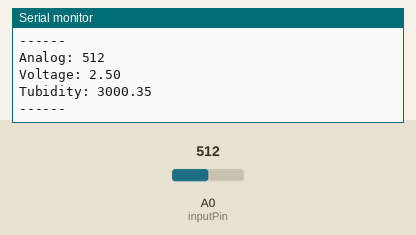
This sketch was run on a simulated Arduino Uno, built with avr-gcc and run on an emulated ATmega328P. Parts: the last lines printed to the serial monitor. Inputs (shaded band) come from the test bench; at power-on: A0 (inputPin) = 512.

Above: at 1.3 s.
1.4 s: A0 (inputPin) set to 716
At 1.84 s:
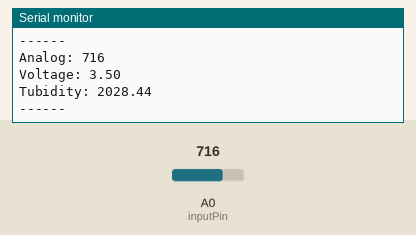
2.9 s: A0 (inputPin) set to 900
At 3.34 s:
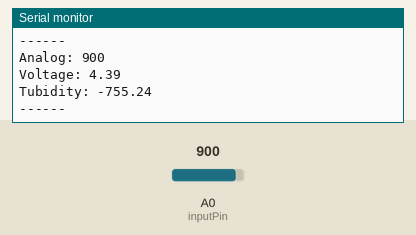
Timing chart, 0 to 5.9 s (numbered marks = the images above; inputs shaded):
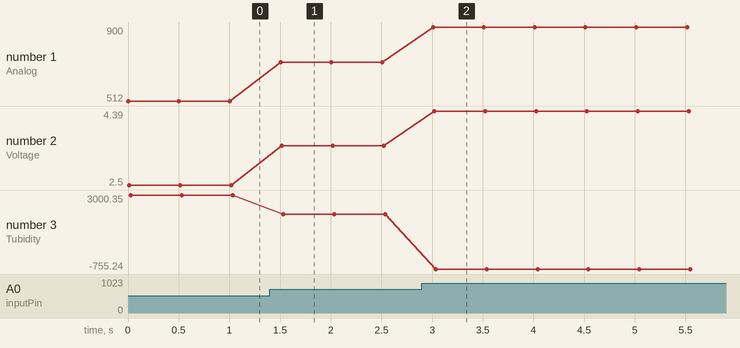

The sketch:

turbid.ino
```cpp
//Pin #
int inputPin = A0;

void setup() {
  //Start serial communications.
  Serial.begin(9600);
}

void loop() {
  //Take an analog reading from pin the input pin
  int analog = analogRead(inputPin);
  float voltage = analog * (5.0/ 1024.0); //Converstion from analog (0-1023) to voltage (0-5)
  //Convert to turbidity units
  //see https://www.dfrobot.com/wiki/index.php/Turbidity_sensor_SKU:_SEN0189
  // t = -1120.4v^2 + 5742.3v - 4352.9
  // where t = turbidity and v = voltage
  float turbidity = (-1120.4 * pow(voltage,2)) + (5742.3 * voltage) - 4352.9;
  Serial.print("Analog: "); Serial.println(analog);
  Serial.print("Voltage: "); Serial.println(voltage);
  Serial.print("Tubidity: "); Serial.println(turbidity);
  Serial.println("------");
  delay(500);
}
```

Measured:
- after the input at 1.4 s, the serial monitor: prints a new line after 0.10 s (image 1)
- after the input at 2.9 s, the serial monitor: prints a new line after 0.11 s (image 2)
- plotted number 1: 512 → 716 after the input at 1.4 s, 716 → 900 after the input at 2.9 s
- plotted number 2: 2.5 → 3.5 after the input at 1.4 s, 3.5 → 4.39 after the input at 2.9 s
- plotted number 3: 3000.35 → 2028.44 after the input at 1.4 s, 2028.44 → -755.24 after the input at 2.9 s
